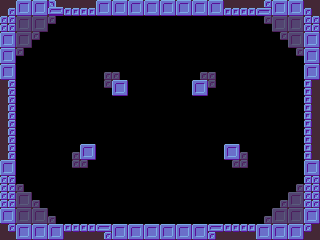

Below is a game level as drawn by its tile map, then a one-line description and the .tmx that defines it (tile-layer data replaced by summaries):
An orthogonal 20x15 tile map with 16x16 px tiles, 2 tile layers (Tile Layer 1, Tile Layer 2), 2 tilesets and 2 objects (player, gem).

<map version="1.0" orientation="orthogonal" width="20" height="15" tilewidth="16" tileheight="16">
 <tileset firstgid="1" name="tileset" tilewidth="16" tileheight="16">
  <image source="../images/tileset.png" trans="ffffff" width="192" height="192" />
 </tileset>
 <tileset firstgid="145" name="player" tilewidth="16" tileheight="16">
  <image source="../images/player.png" trans="ffffff" width="160" height="32" />
 </tileset>
 <layer name="Tile Layer 1" width="20" height="15">
  <properties>
   <property name="tileset" value="tileset" />
  </properties>
  <data>[300 cells, 70 non-empty, 14 distinct tile ids]</data>
 </layer>
 <objectgroup name="Object Layer 1" width="20" height="15">
  <object name="Player" type="player" gid="145" x="144" y="128" />
  <object name="gem" type="gem" x="160" y="48" width="16" height="16" />
 </objectgroup>
 <layer name="Tile Layer 2" width="20" height="15">
  <properties>
   <property name="nocollide" value="true" />
   <property name="tileset" value="tileset" />
  </properties>
  <data>[300 cells, 36 non-empty, 5 distinct tile ids]</data>
 </layer>
</map>
